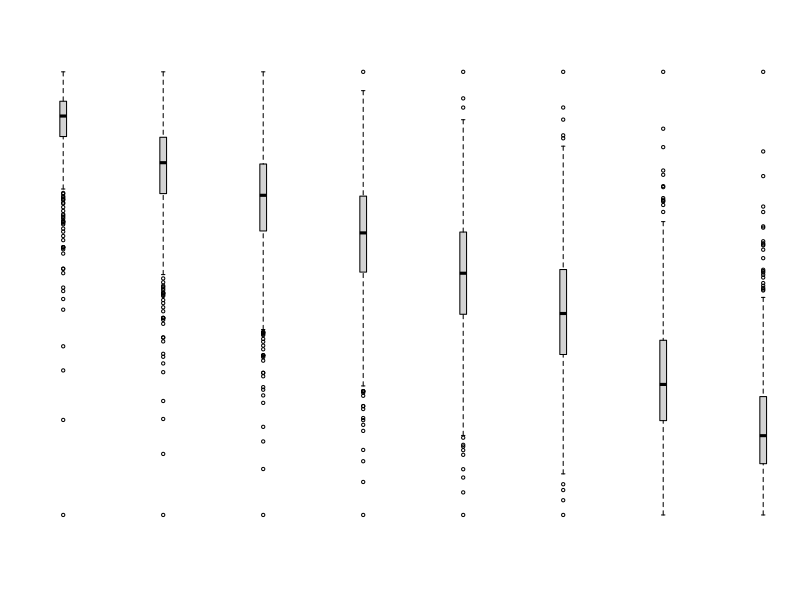
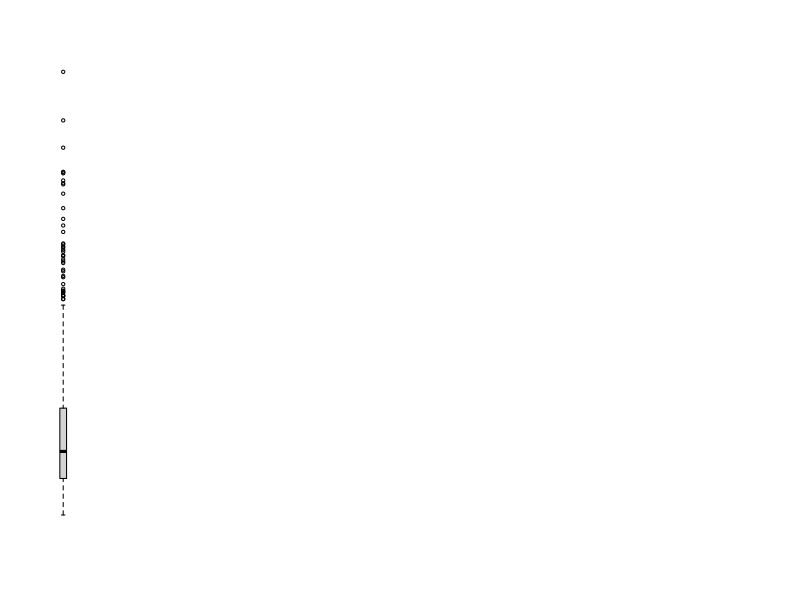

R code for these plots, in order:
# Charts for DSFO_05_02 "Exploratory Statistics"

# Tukey's ladder of powers
x <- rnorm(1000, 50, 10)
x3 <- x^3
x2 <- x^2
x1 <- x
x.5 <- sqrt(x)
x0 <- log(x)
xneg.5 <- -1/sqrt(x)
xneg1 <- -1/x
xneg2 <- -1/x^2

par(mfrow = c(1, 8), bty = 'n', yaxt="n")
boxplot(xneg2)
boxplot(xneg1)
boxplot(xneg.5)
boxplot(x0)
boxplot(x.5)
boxplot(x1)
boxplot(x2)
boxplot(x3)

# Robust statistics
x.skew = (rnorm(1000, 1, .2))^4
boxplot(x.skew)
summary(x.skew)
mean(x.skew)
mean(x.skew, trim = .00)
mean(x.skew, trim = .05)
mean(x.skew, trim = .10)
mean(x.skew, trim = .25)
mean(x.skew, trim = .50)

require(psych)
winsor.mean(x.skew, trim = .00)
winsor.mean(x.skew, trim = .05)
winsor.mean(x.skew, trim = .10)
winsor.mean(x.skew, trim = .25)
winsor.mean(x.skew, trim = .50)
describe(x.skew)
